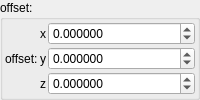
    <widget class="QGroupBox" name="groupBox_3">
     <property name="title">
      <string>offset:</string>
     </property>
     <layout class="QVBoxLayout" name="verticalLayout_5">
      <property name="leftMargin">
       <number>2</number>
      </property>
      <property name="topMargin">
       <number>2</number>
      </property>
      <property name="rightMargin">
       <number>2</number>
      </property>
      <property name="bottomMargin">
       <number>2</number>
      </property>
      <item>
       <layout class="QGridLayout" name="gridLayout_34" columnstretch="0,0,1">
        <property name="spacing">
         <number>2</number>
        </property>
        <item row="2" column="1">
         <widget class="QLabel" name="label_119">
          <property name="text">
           <string notr="true">z</string>
          </property>
         </widget>
        </item>
        <item row="2" column="2">
         <widget class="MyDoubleSpinBox" name="spinbox3_transf_addition_constant_z">
          <property name="sizePolicy">
           <sizepolicy hsizetype="Minimum" vsizetype="Maximum">
            <horstretch>0</horstretch>
            <verstretch>0</verstretch>
           </sizepolicy>
          </property>
          <property name="prefix">
           <string/>
          </property>
          <property name="suffix">
           <string/>
          </property>
          <property name="decimals">
           <number>6</number>
          </property>
          <property name="minimum">
           <double>-99.989999999999995</double>
          </property>
          <property name="maximum">
           <double>99.989999999999995</double>
          </property>
          <property name="singleStep">
           <double>0.100000000000000</double>
          </property>
         </widget>
        </item>
        <item row="0" column="1">
         <widget class="QLabel" name="label_120">
          <property name="text">
           <string notr="true">x</string>
          </property>
         </widget>
        </item>
        <item row="1" column="0">
         <widget class="QLabel" name="label_256">
          <property name="text">
           <string>offset:</string>
          </property>
         </widget>
        </item>
        <item row="0" column="2">
         <widget class="MyDoubleSpinBox" name="spinbox3_transf_addition_constant_x">
          <property name="sizePolicy">
           <sizepolicy hsizetype="Minimum" vsizetype="Maximum">
            <horstretch>0</horstretch>
            <verstretch>0</verstretch>
           </sizepolicy>
          </property>
          <property name="prefix">
           <string/>
          </property>
          <property name="suffix">
           <string/>
          </property>
          <property name="decimals">
           <number>6</number>
          </property>
          <property name="minimum">
           <double>-99.989999999999995</double>
          </property>
          <property name="maximum">
           <double>99.989999999999995</double>
          </property>
          <property name="singleStep">
           <double>0.100000000000000</double>
          </property>
         </widget>
        </item>
        <item row="1" column="1">
         <widget class="QLabel" name="label_121">
          <property name="text">
           <string notr="true">y</string>
          </property>
         </widget>
        </item>
        <item row="1" column="2">
         <widget class="MyDoubleSpinBox" name="spinbox3_transf_addition_constant_y">
          <property name="sizePolicy">
           <sizepolicy hsizetype="Minimum" vsizetype="Maximum">
            <horstretch>0</horstretch>
            <verstretch>0</verstretch>
           </sizepolicy>
          </property>
          <property name="prefix">
           <string/>
          </property>
          <property name="suffix">
           <string/>
          </property>
          <property name="decimals">
           <number>6</number>
          </property>
          <property name="minimum">
           <double>-99.989999999999995</double>
          </property>
          <property name="maximum">
           <double>99.989999999999995</double>
          </property>
          <property name="singleStep">
           <double>0.100000000000000</double>
          </property>
         </widget>
        </item>
       </layout>
      </item>
     </layout>
    </widget>
